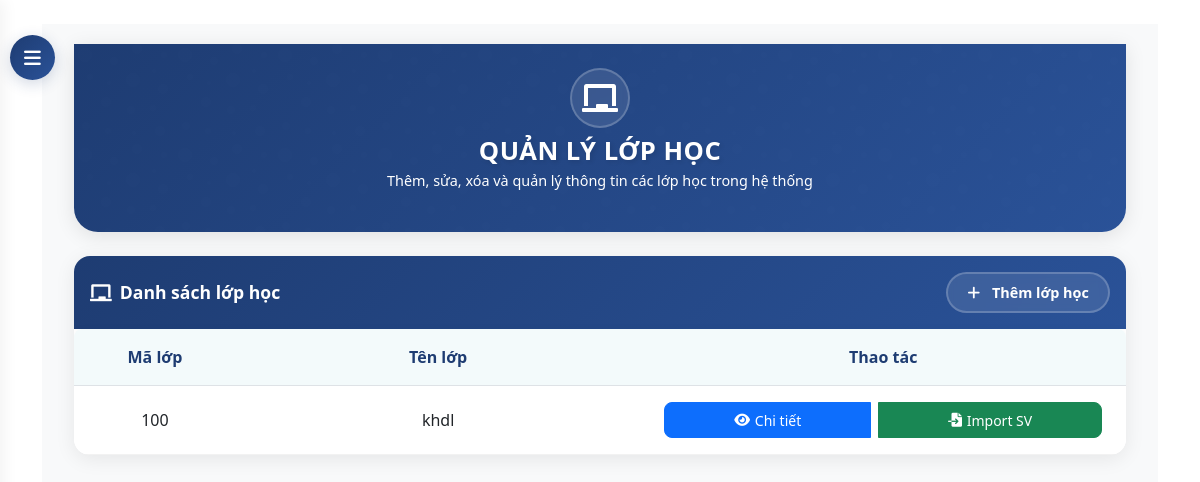
Page /dashboard/classrooms/ (signed in) on the earlier database version.
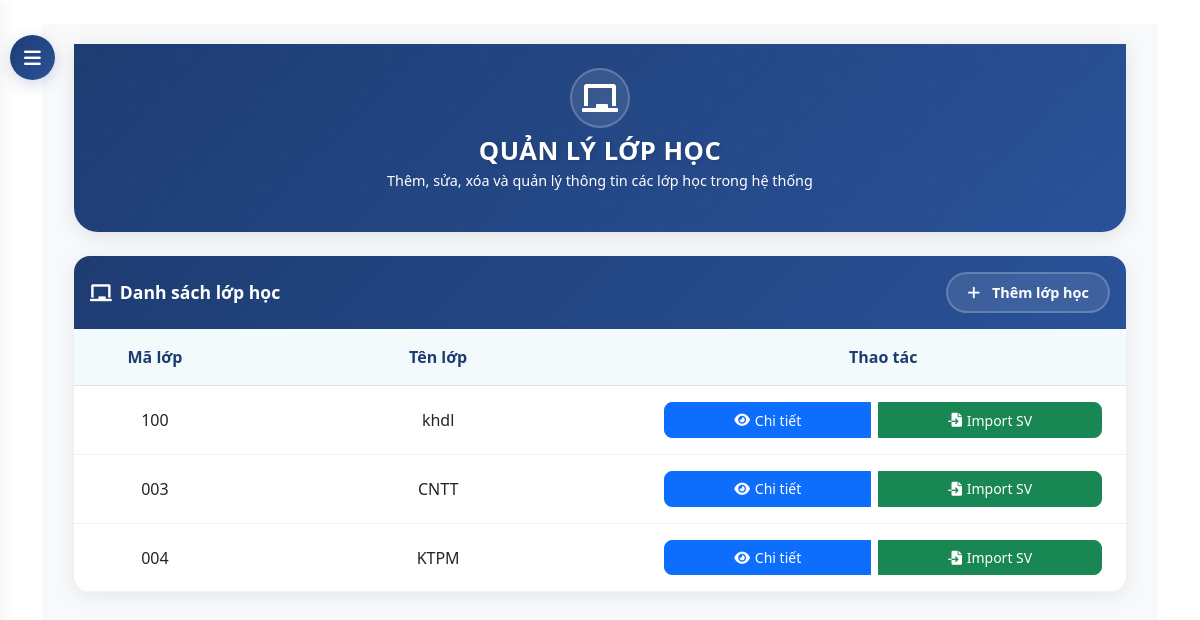
Same page on the later database version.
### core/models.py (models this page shows, shortened)
class ClassRoom(models.Model):
    class_code = models.CharField(max_length=10)
    name = models.CharField(max_length=100)

### core/views.py (the view)
# urls.py: path('dashboard/classrooms/', views.classroom_list, name='classroom_list'),
@login_required
@user_passes_test(is_admin)
def classroom_list(request):
    classrooms = ClassRoom.objects.all()
    return render(request, 'core/admin/classroom_list.html', {'classrooms': classrooms})

### core/views.py (called while the page is built)
def is_admin(user):
    return user.is_superuser

### templates/core/admin/classroom_list.html (shortened to what this page needs)
{% extends 'base.html' %}
{% block content %}
<button id="sidebarCollapse">
    <i class="fas fa-bars"></i>
</button>
<div id="content">
    <div class="container-fluid">
        <div class="hero-section">
            <div class="container">
                <div class="row justify-content-center text-center">
                    <div class="col-md-8">
                        <div class="hero-icon">
                            <i class="fas fa-chalkboard"></i>
                        </div>
                        <h1 class="hero-title">QUẢN LÝ LỚP HỌC</h1>
                        <p class="hero-subtitle">Thêm, sửa, xóa và quản lý thông tin các lớp học trong hệ thống</p>
                    </div>
                </div>
            </div>
        </div>
        <div class="classroom-card">
            <div class="card-header d-flex justify-content-between align-items-center">
                <h4 class="mb-0">
                    <i class="fas fa-chalkboard"></i>
                    Danh sách lớp học
                </h4>
                <div>
                    <a href="{% url 'classroom_create' %}" class="btn btn-add">
                        <i class="fas fa-plus"></i>
                        Thêm lớp học
                    </a>
                </div>
            </div>
            <div class="card-body">
                {% if classrooms %}
                <div class="table-responsive">
                    <table class="table">
                        <thead>
                            <tr>
                                <th>Mã lớp</th>
                                <th>Tên lớp</th>
                                <th>Thao tác</th>
                            </tr>
                        </thead>
                        <tbody>
                            {% for classroom in classrooms %}
                            <tr>
                                <td>{{ classroom.class_code }}</td>
                                <td>{{ classroom.name }}</td>
                                <td>
                                    <div class="btn-group">
                                        <a href="{% url 'classroom_detail' classroom.id %}" class="btn btn-primary btn-sm" title="Xem chi tiết">
                                            <i class="fas fa-eye"></i> Chi tiết
                                        </a>
                                        <a href="{% url 'classroom_import_students' classroom.id %}" class="btn btn-success btn-sm" title="Import sinh viên">
                                            <i class="fas fa-file-import"></i> Import SV
                                        </a>
                                    </div>
                                </td>
                            </tr>
                            {% endfor %}
                        </tbody>
                    </table>
                </div>
                {% else %}
                <div class="alert alert-info text-center">
                    <i class="fas fa-info-circle me-2"></i>Chưa có lớp học nào trong hệ thống.
                </div>
                {% endif %}
            </div>
        </div>
    </div>
</div>
{% endblock %}

Differences in the rows shown:
added ClassRoom: class_code "003", name "CNTT"
added ClassRoom: class_code "004", name "KTPM"
